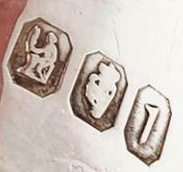
#> input picture Data/Classification/images/102_original.jpg, 183 x 172 px; its folder holds only this picture in this run
$ jupyter execute --allow-errors AnalysisSizeHallmarks.ipynb
#> lines starting #> are read from the running program, lines starting #| are printed output that depends on the picture
[cell 1]
import os
import cv2
import pandas as pd
import numpy as np
import matplotlib.pyplot as plt

import typing

#> (a cell that did not finish here is left out)

[cell 3]
def show_hallmark_in_dataframe(index: int) -> typing.NoReturn:
    """
    Show hallmark in dataframe by index

    :param index: index of hallmark in dataframe
    :return:
    """

    hallmark_dataframe = pd.read_csv('../Data/Classification/city_year.csv')
    target_hallmark = hallmark_dataframe.iloc[index]

    image = cv2.imread(
        os.path.join('../Data/Classification/images/', target_hallmark['ImageName'])
    )

    assert image is not None, "Error! Image is None (Probably path incorrect)"

    return  image

#> (a cell that did not finish here is left out)

# Analysing size of hallmarks

[cell 5]
path_to_folder_with_images = "../Data/Classification/images"
hallmarks_size = []

for image_name in os.listdir(path_to_folder_with_images):
    hallmark = cv2.imread(os.path.join(path_to_folder_with_images, image_name))
#> hallmark is the input picture: shape (172, 183, 3); mean B, G, R 183.4, 191.3, 203
    hallmarks_size.append(hallmark.shape)

[cell 6]
heights = np.array(hallmarks_size)[:, 0]
#> heights = [172]
widths = np.array(hallmarks_size)[:, 1]
#> widths = [183]
print(f"Mean values: {np.mean(heights), np.mean(widths)}")
#| Mean values: (172.0, 183.0)
print(f"Median values: {np.median(heights), np.median(widths)}")
#| Median values: (172.0, 183.0)

[cell 7]
plt.figure(figsize=(30, 20))
plt.subplot(1, 2, 1)
plt.hist(heights, bins=200)
plt.subplot(1, 2, 2)
plt.hist(widths, bins=200)
plt.show()
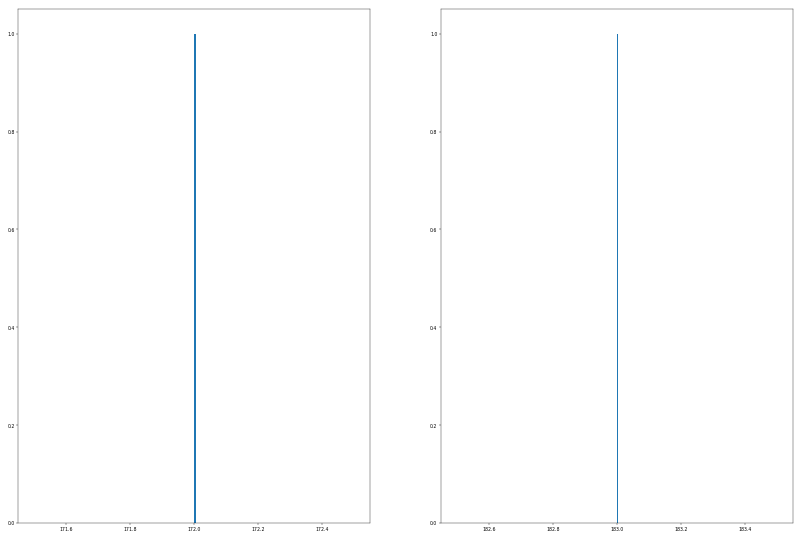
#> figure drawn by matplotlib, 2 panels; panel 1: tallest bar 1 high, from x = 172 to 172; panel 2: tallest bar 1 high, from x = 183 to 183

[cell 8]
proportion = heights / widths
#> proportion = [0.94]
plt.hist(proportion, bins=200)
invalid_rotation = np.argwhere(proportion >= 1)
#> invalid_rotation = empty array
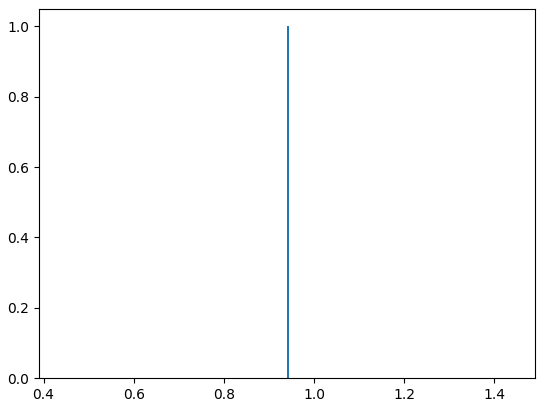
#> figure drawn by matplotlib, 1 panel; tallest bar 1 high, from x = 0.94 to 0.945
